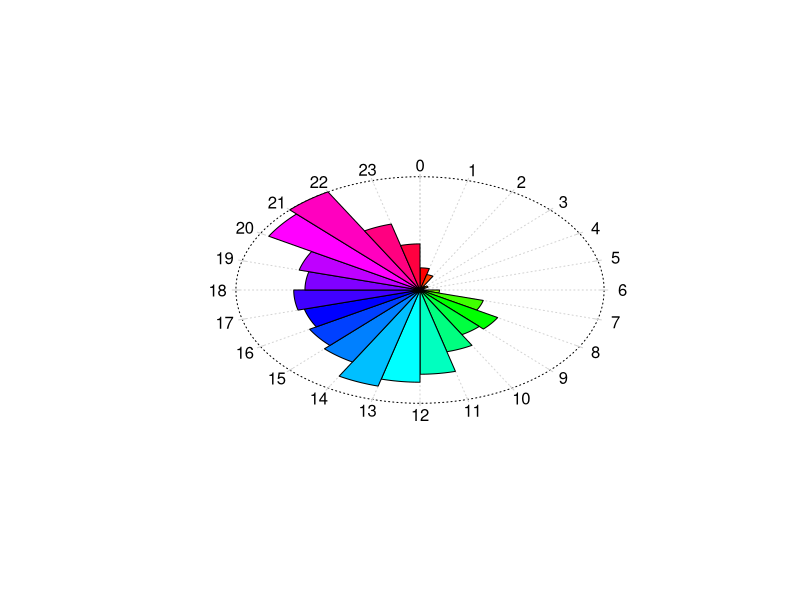
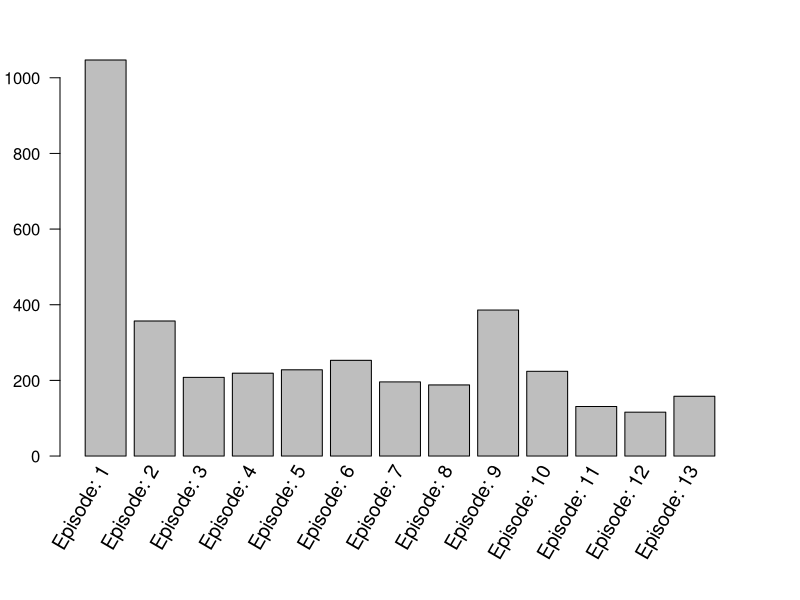
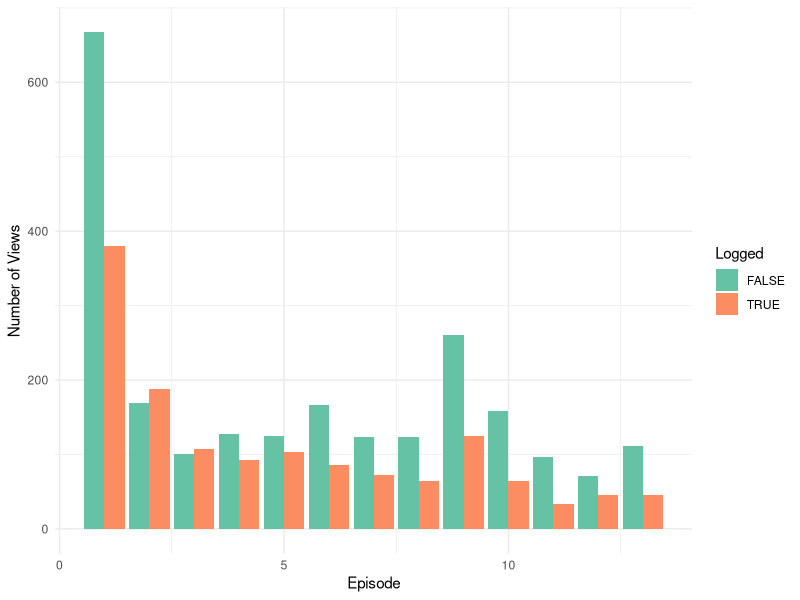
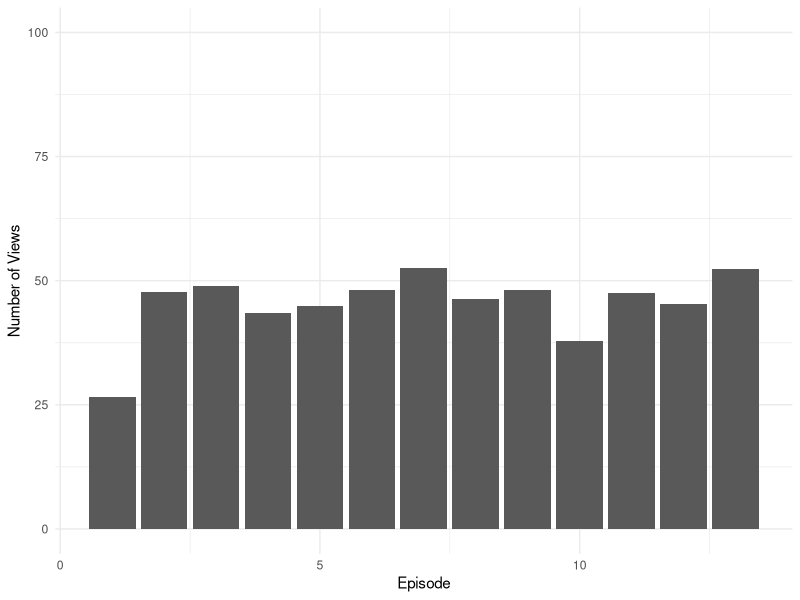
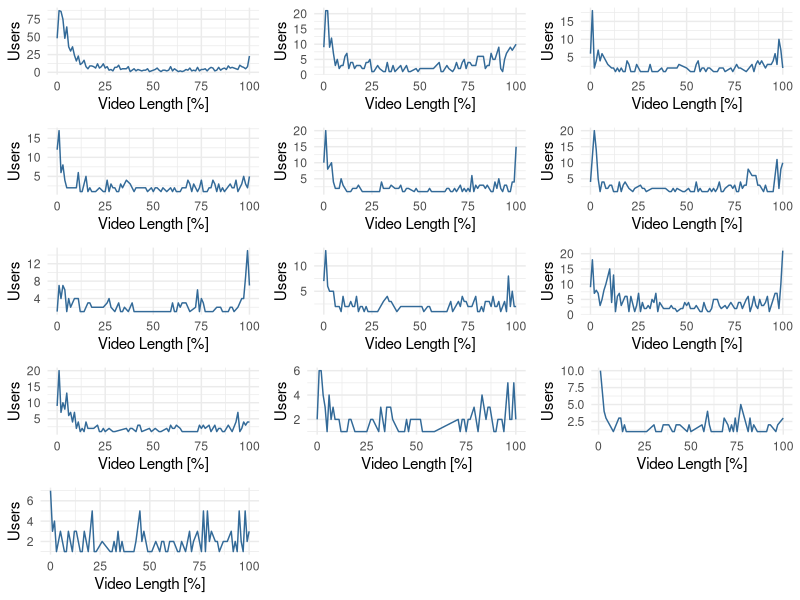

These figures' R source, in order:
library(readr)
library(dplyr)
library(lubridate)
library(ggplot2)
library(gridExtra)
library(cowplot)
library(gridGraphics)
library(tidyverse)
library(RColorBrewer)





#----------------------------------------------------------
#Number of views per each hour a of the day
#---------------------------------------------------------------------------------

dataset <- read_csv("videos.csv")

jhds <- mutate(dataset, just_hour = hour(dataset$hour))

nov_in_time <- jhds %>%
  group_by(just_hour) %>% 
  summarise(time = n())

x = c(nov_in_time$time)

# Clock plot function
clock.plot <- function (x, col = rainbow(n), ...) {
  if( min(x)<0 ) x <- x - min(x)
  if( max(x)>1 ) x <- x/max(x)
  n <- length(x)
  if(is.null(names(x))) names(x) <- 0:(n-1)
  m <- 1.7
  plot(0, type = 'n', xlim = c(-m,m), ylim = c(-m,m), axes = F, xlab = '', ylab = '', ...)
  a <- pi/2 - 2*pi/200*0:200
  polygon( cos(a), sin(a), lty = 3  )
  v <- .02
  a <- pi/2 - 2*pi/n*0:n
  segments( (1+v)*cos(a), (1+v)*sin(a), (1-v)*cos(a), (1-v)*sin(a), col = "light grey" )
  segments( cos(a), sin(a),0, 0, col = 'light grey', lty = 3) 
  ca <- -2*pi/n*(0:50)/50
  for (i in 1:n) {
    a <- pi/2 - 2*pi/n*(i-1)
    b <- pi/2 - 2*pi/n*i
    polygon( c(0, x[i]*cos(a+ca), 0), c(0, x[i]*sin(a+ca), 0), col=col[i] )
    v <- .1
    text((1+v)*cos(a), (1+v)*sin(a), names(x)[i])
  }
  p1 <- recordPlot()
  return (p1)
}

# Use the function on the created data
p <- clock.plot(x)



#----------------------------------------------------------
#Number of vews per video
#---------------------------------------------------------------------------------

nov_per_video <- dataset %>% group_by(episode) %>%
                    summarise(nov = n())



# Let's create a vector of data:
my_vector=c(nov_per_video$nov)
names(my_vector)=paste("Episode: ", c(nov_per_video$episode),sep="")

#create color palette:

# plot
par(mar=c(7,3,3,3))
a<-barplot(my_vector,las=1, names.arg="") 
text(a[,1], -30, srt = 60, adj= 1, xpd = TRUE, labels = names(my_vector) , cex=1.2)

p2 <- recordPlot()

#----------------------------------------------------------
## Number of logged vs number of unknown users
#-------------------------------------------------------------------


users <- jhds %>%
  group_by(logged, episode) %>% 
  summarise(nov = n())

users_spreaded <- spread(users, logged, nov )

ggplot(data=users, aes(x=episode, y=nov, fill=logged)) +
  labs(x="Episode", y = "Number of Views", fill="Logged") +
  geom_bar(stat="identity", position=position_dodge())+
  scale_fill_brewer(palette="Set2") +
  
  theme_minimal()


#---------------------------------------------------------------
#Episode watching time
#--------------------------------------------------------------------

watching_time <- dataset %>%
                  group_by(episode) %>%
                    summarise(average = mean(watchingTime), duration_corrected = mean(duration))

watching_time <- mutate(watching_time, percentage = (watching_time$average / watching_time$duration_corrected) * 100)




ggplot(data=watching_time, aes(x=episode, y=percentage)) +
  labs(x="Episode", y = "Number of Views") +
  geom_bar(stat="identity", position=position_dodge())+
  ylim(min=0, max=100) +
  theme_minimal() +
  theme(legend.position="none") 




#---------------------------------------------------------------
#Where the most people stopped watching
#--------------------------------------------------------------------
stopped <- spread(dataset, episode, watchingTime )

stopped <- dataset[,c(7,9,10)]

stopped <- mutate(stopped, percentage = round((stopped$watchingTime / stopped$duration) * 100) )

how_much <- stopped %>%
              group_by(episode, percentage) %>%
                summarise(value = n())

first = filter(how_much, episode == 1)
second = filter(how_much, episode == 2)
third = filter(how_much, episode == 3)
four = filter(how_much, episode == 4)
five = filter(how_much, episode == 5)
six = filter(how_much, episode == 6)
seven = filter(how_much, episode == 7)
eight = filter(how_much, episode == 8)
nine = filter(how_much, episode == 9)
ten = filter(how_much, episode == 10)
eleven = filter(how_much, episode == 11)
twelve = filter(how_much, episode == 12)
thirteen = filter(how_much, episode == 13)



p1<-ggplot(first, aes(x=percentage, y=value)) +
  geom_line(aes(color=episode))+
  labs(x="Video Length [%]", y = "Users")+
  theme_minimal() +
  theme(legend.position="none") 




p2<-ggplot(second,aes(x=percentage, y=value)) +
  geom_line(aes(color=episode))+
  labs(x="Video Length [%]", y = "Users")+
  theme_minimal() +
  theme(legend.position="none") 


p3<-ggplot(third, aes(x=percentage, y=value)) +
  geom_line(aes(color=episode))+
  labs(x="Video Length [%]", y = "Users")+
  theme_minimal() +
  theme(legend.position="none") 


p4<-ggplot(four,aes(x=percentage, y=value)) +
  geom_line(aes(color=episode))+
  labs(x="Video Length [%]", y = "Users")+
  theme_minimal() +
  theme(legend.position="none") 

p5<-ggplot(five, aes(x=percentage, y=value)) +
  geom_line(aes(color=episode))+
  labs(x="Video Length [%]", y = "Users")+
  theme_minimal() +
  theme(legend.position="none") 

p6<-ggplot(six, aes(x=percentage, y=value)) +
  geom_line(aes(color=episode))+
  labs(x="Video Length [%]", y = "Users")+
  theme_minimal() +
  theme(legend.position="none") 

p7<-ggplot(seven, aes(x=percentage, y=value)) +
  geom_line(aes(color=episode))+
  labs(x="Video Length [%]", y = "Users")+
  theme_minimal() +
  theme(legend.position="none") 

p8<-ggplot(eight, aes(x=percentage, y=value)) +
  geom_line(aes(color=episode))+
  labs(x="Video Length [%]", y = "Users")+
  theme_minimal() +
  theme(legend.position="none") 


p9<-ggplot(nine, aes(x=percentage, y=value)) +
  geom_line(aes(color=episode))+
  labs(x="Video Length [%]", y = "Users")+
  theme_minimal() +
  theme(legend.position="none") 

p10<-ggplot(ten, aes(x=percentage, y=value)) +
  geom_line(aes(color=episode))+
  labs(x="Video Length [%]", y = "Users")+
  theme_minimal() +
  theme(legend.position="none") 


p11<-ggplot(eleven, aes(x=percentage, y=value)) +
  geom_line(aes(color=episode))+
  labs(x="Video Length [%]", y = "Users")+
  theme_minimal() +
  theme(legend.position="none") 


p12<-ggplot(twelve, aes(x=percentage, y=value)) +
  geom_line(aes(color=episode))+
  labs(x="Video Length [%]", y = "Users")+
  theme_minimal() +
  theme(legend.position="none") 


p13<-ggplot(thirteen, aes(x=percentage, y=value)) +
  geom_line(aes(color=episode))+
  labs(x="Video Length [%]", y = "Users")+
  theme_minimal() +
  theme(legend.position="none") 

plot_grid(p1, p2, p3, p4, p5, p6, p7, p8, p9, p10, p11, p12, p13, ncol=3)
